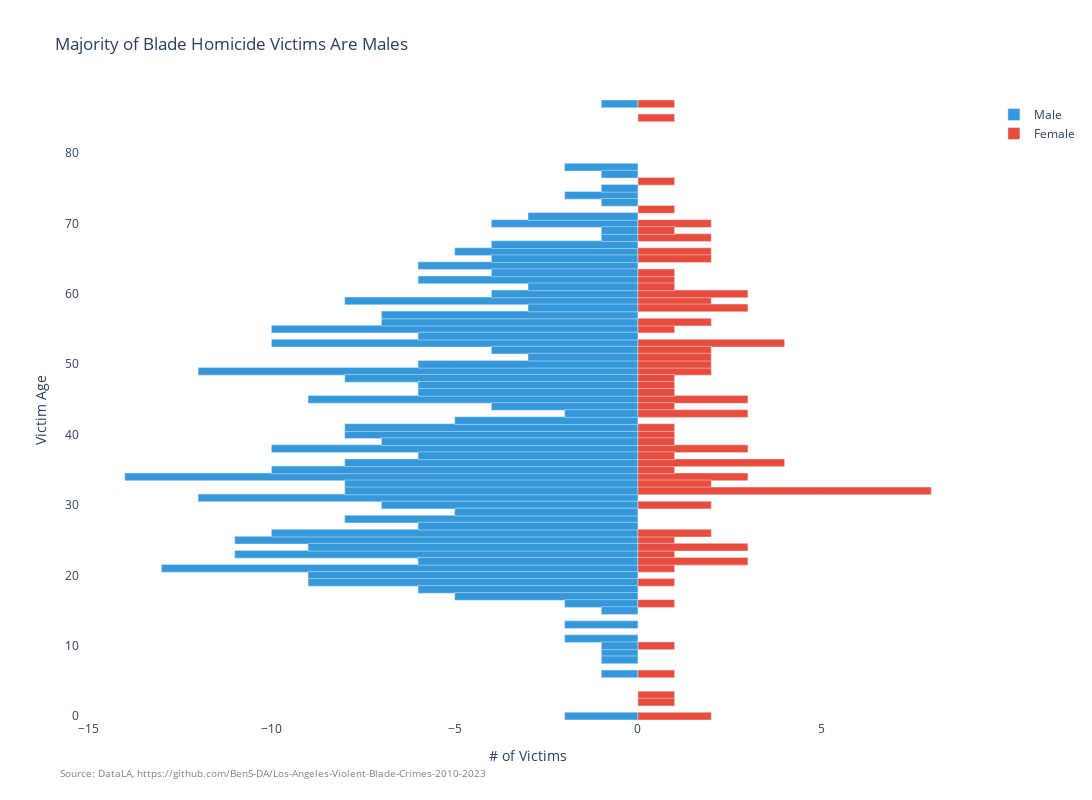

The code cell stored with this chart in its notebook:
### Code cell
# Population pyramid chart - victim age vs. sex

# Assuming your data has columns: age_group, sex, victim_count
# Create separate data for males and females

male_data = blade_homicide[blade_homicide['Vict Sex'] == 'Male']
female_data = blade_homicide[blade_homicide['Vict Sex'] == 'Female']
Male=male_data['Vict Age'].value_counts()
Female=female_data['Vict Age'].value_counts()
pyramid = pd.concat([Male, Female], axis=1, keys=['Male', 'Female'])

pyr = go.Figure()

# Males on the left (negative values)
pyr.add_trace(go.Bar(
    y=pyramid.index,
    x=-pyramid['Male'],  # Negative for left side
    name='Male',
    orientation='h',
    marker=dict(color='#3498db')
))

# Females on the right
pyr.add_trace(go.Bar(
    y=pyramid.index,
    x=pyramid['Female'],
    name='Female',
    orientation='h',
    marker=dict(color='#e74c3c')
))

pyr.update_layout(
    title='Majority of Blade Homicide Victims Are Males',
    barmode='overlay',
    bargap=0.1,
    xaxis=dict(title='# of Victims'),
    yaxis=dict(title='Victim Age'),
    height = 800,
    width=1100
)

pyr.update_traces(width=1.1)

pyr.update_layout(
    paper_bgcolor='rgba(0, 0, 0, 0)',
    plot_bgcolor='rgba(0, 0, 0, 0)'
)

pyr.add_annotation(
    text=f"Source: DataLA, https://github.com/BenS-DA/Los-Angeles-Violent-Blade-Crimes-2010-2023",
    showarrow=False,
    x=-0.025,
    y=-0.1,
    xref="paper",
    yref="paper",
    xanchor="left",
    yanchor="bottom",
    font=dict(size=10, color="grey"),
    align="left"
)

pyr.show()

### Figure 1 — Plotly figure (JSON) as saved in the notebook; plotly's stock layout.template omitted (floating-point values rounded to 4 significant figures)
{"data": [{"marker": {"color": "#3498db"}, "name": "Male", "orientation": "h", "type": "bar", "width": 1.1, "x": [-14.0, -13.0, -12.0, -12.0, -11.0, -11.0, -10.0, -10.0, -10.0, -10.0, -10.0, -9.0, -9.0, -9.0, -9.0, -8.0, -8.0, -8.0, -8.0, -8.0, -8.0, -8.0, -8.0, -7.0, -7.0, -7.0, -7.0, -6.0, -6.0, -6.0, -6.0, -6.0, -6.0, -6.0, -6.0, -6.0, -6.0, -5.0, -5.0, -5.0, -5.0, -4.0, -4.0, -4.0, -4.0, -4.0, -4.0, -4.0, -3.0, -3.0, -3.0, -3.0, -2.0, -2.0, -2.0, -2.0, -2.0, -2.0, -2.0, -1.0, -1.0, -1.0, -1.0, -1.0, -1.0, -1.0, -1.0, -1.0, -1.0, -1.0, NaN, NaN, NaN, NaN, NaN], "y": [34, 21, 31, 49, 25, 23, 26, 38, 53, 55, 35, 45, 20, 19, 24, 59, 33, 36, 40, 28, 48, 41, 32, 56, 30, 39, 57, 50, 18, 47, 37, 64, 46, 22, 54, 62, 27, 29, 66, 17, 42, 65, 52, 63, 60, 67, 70, 44, 51, 58, 61, 71, 0, 11, 13, 43, 16, 74, 78, 9, 10, 8, 6, 68, 15, 69, 73, 77, 75, 87, 72, 3, 2, 76, 85]}, {"marker": {"color": "#e74c3c"}, "name": "Female", "orientation": "h", "type": "bar", "width": 1.1, "x": [3.0, 1.0, NaN, 2.0, 1.0, 1.0, 2.0, 3.0, 4.0, 1.0, 1.0, 3.0, NaN, 1.0, 3.0, 2.0, 2.0, 4.0, 1.0, NaN, 1.0, 1.0, 8.0, 2.0, 2.0, 1.0, NaN, 2.0, NaN, 1.0, 1.0, NaN, 1.0, 3.0, NaN, 1.0, NaN, NaN, 2.0, NaN, NaN, 2.0, 2.0, 1.0, 3.0, NaN, 2.0, 1.0, 2.0, 3.0, 1.0, NaN, 2.0, NaN, NaN, 3.0, 1.0, NaN, NaN, NaN, 1.0, NaN, 1.0, 2.0, NaN, 1.0, NaN, NaN, NaN, 1.0, 1.0, 1.0, 1.0, 1.0, 1.0], "y": [34, 21, 31, 49, 25, 23, 26, 38, 53, 55, 35, 45, 20, 19, 24, 59, 33, 36, 40, 28, 48, 41, 32, 56, 30, 39, 57, 50, 18, 47, 37, 64, 46, 22, 54, 62, 27, 29, 66, 17, 42, 65, 52, 63, 60, 67, 70, 44, 51, 58, 61, 71, 0, 11, 13, 43, 16, 74, 78, 9, 10, 8, 6, 68, 15, 69, 73, 77, 75, 87, 72, 3, 2, 76, 85]}], "layout": {"annotations": [{"align": "left", "font": {"color": "grey", "size": 10}, "showarrow": false, "text": "Source: DataLA, https://github.com/BenS-DA/Los-Angeles-Violent-Blade-Crimes-2010-2023", "x": -0.025, "xanchor": "left", "xref": "paper", "y": -0.1, "yanchor": "bottom", "yref": "paper"}], "bargap": 0.1, "barmode": "overlay", "height": 800, "paper_bgcolor": "rgba(0, 0, 0, 0)", "plot_bgcolor": "rgba(0, 0, 0, 0)", "title": {"text": "Majority of Blade Homicide Victims Are Males"}, "width": 1100, "xaxis": {"title": {"text": "# of Victims"}}, "yaxis": {"title": {"text": "Victim Age"}}}}
